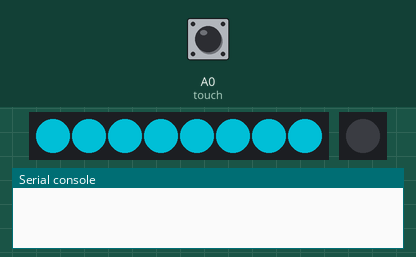
The program below on a simulated CircuitPython board. On the bench: 8 RGB LEDs in strip order, left to right, 1 RGB LEDs in strip order, left to right, the last lines printed to the serial console. The test bench sets the inputs (shaded band); at power-on: A0 (touch) LOW. Dim RGB values are drawn brighter than linear; touch pads read as touched when driven HIGH.

Above: at 1.2 s.
1.3 s: A0 (touch) pulled HIGH for 3.2 s
At 5.0 s:
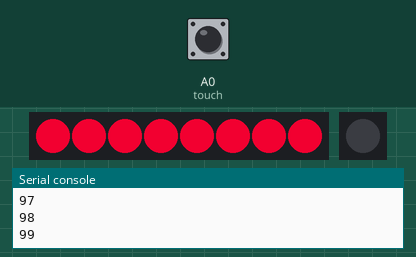
6.0 s: A0 (touch) pulled HIGH for 1 s
At 6.38 s:
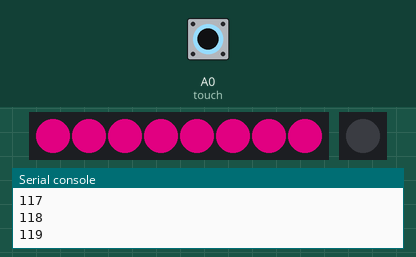
8.5 s: A0 (touch) pulled HIGH for 0.15 s
At 9.8 s:
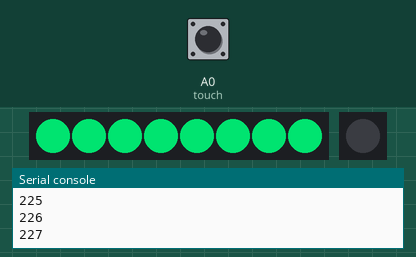
10.1 s: A0 (touch) pulled HIGH for 0.15 s
At 11.0 s:
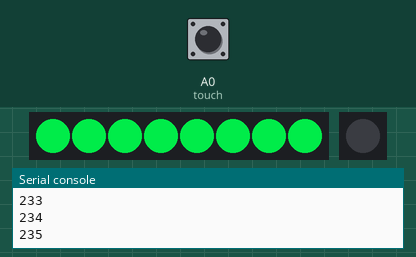
Timing chart, 0 to 12.7 s (numbered marks = the images above; inputs shaded):
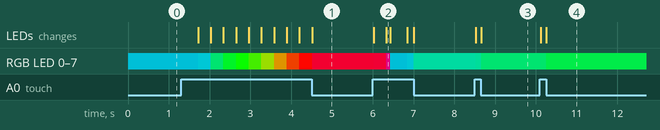

Measured:
- after the input at 1.3 s, RGB LED 0–7: RGB(0, 120, 135) → RGB(0, 123, 132) after 0.42 s, → RGB(0, 171, 84) 0.31 s later, → RGB(0, 219, 36) 0.31 s later, → RGB(9, 246, 0) 0.31 s later, … (10 changes in this stretch); the LEDs: first change after 0.42 s (image 1 shows a later state)
- after the input at 6.0 s, RGB LED 0–7: RGB(213, 0, 42) → RGB(210, 0, 45) at once, → RGB(162, 0, 93) 0.31 s later, → RGB(0, 120, 135) 0.10 s later, → RGB(0, 123, 132) 0.42 s later, … (5 changes in this stretch)
- after the input at 8.5 s, RGB LED 0–7: RGB(0, 147, 108) → RGB(0, 150, 105) at once, → RGB(0, 171, 84) 0.13 s later; the LEDs: first change at once (image 3 shows a later state)
- after the input at 10.1 s, RGB LED 0–7: RGB(0, 171, 84) → RGB(0, 174, 81) at once, → RGB(0, 195, 60) 0.13 s later; the LEDs: first change at once (image 4 shows a later state)

The program:

mainCOLORTEST2.py
```python
import time
import board
import busio
import adafruit_sgp30
import neopixel
import touchio
from analogio import AnalogIn

from helpers import *

PIXEL_PIN = board.D11
NUM_PIXELS = 8

# pin with touch sensitivity
TOUCH_PIN = board.A0

DISPLAY_BRIGHTNESS = 1

# in each mode, how much to dim the pixels and how many of the pixels to light
DEFAULT_DIM_FACTOR = 1 # don't dim in mode 0
DEFAULT_DIM_MAPPING = [1,1,1,1,1,1,1,1]

FIRST_DIM_FACTOR  = 1 # don't dim
FIRST_DIM_MAPPING = [0,1,0,0,1,0,0,1]

SECOND_DIM_FACTOR = 20 # dim a lot mode 2
SECOND_DIM_MAPPING = [1,0,0,0,0,0,0,0]

# set up pixel array
pixels = neopixel.NeoPixel(PIXEL_PIN, NUM_PIXELS, brightness=DISPLAY_BRIGHTNESS, auto_write=True)

touch_pad = TOUCH_PIN
touch = touchio.TouchIn(touch_pad)

# VBatAnalogIn = AnalogIn(VBATPIN)
# def getBatteryVoltage():
#     return getVoltage(VBatAnalogIn) * 2

# Turn off board neopixel
neopixel.NeoPixel(board.NEOPIXEL, 1, auto_write=True)[0] = 0

# shows the color, lighting the pixels corresponding to 1s in a binary array
def showColor(color, mapping=[1,1,1,1,1,1,1,1]):
    # crawl the mapping and only light up the pixels which should be activated
    for n,m in enumerate(mapping):
        if m == 1:
            pixels[n] = displayColor
        else:
            pixels[n] = 0

tick = int(time.monotonic())

touched = False
mode = 0

color = 210

while True:

    # increase color value
    if touch.value:
        if color == 255:
            color = 0
        elif color == 210:
            time.sleep(.4)
            color += 1
        elif color == 120:
            color = 210
        else:
            color += 1

        print(color)
        time.sleep(0.015)

    c = wheel(color)
    if mode == 0:
        displayColor = c # don't dim
        pixelMapping = DEFAULT_DIM_MAPPING
    elif mode == 1:
        displayColor = dim(c, FIRST_DIM_FACTOR)
        pixelMapping = FIRST_DIM_MAPPING
    elif mode == 2:
        displayColor = dim(c, SECOND_DIM_FACTOR) # SuperDim for nighttime :)
        pixelMapping = SECOND_DIM_MAPPING

    showColor(displayColor, pixelMapping)
```

helpers.py
```python
import time

MAX_MODE = 3

def wheel(pos):
    # Input a value 0 to 255 to get a color value.
    # The colours are a transition r - g - b - back to r.
    if pos < 0 or pos > 255:
        r = g = b = 0
    elif pos < 85:
        r = int(pos * 3)
        g = int(255 - pos*3)
        b = 0
    elif pos < 170:
        pos -= 85
        r = int(255 - pos*3)
        g = 0
        b = int(pos*3)
    else:
        pos -= 170
        r = 0
        g = int(pos*3)
        b = int(255 - pos*3)
    return (r, g, b)

# x    input value;
# a,b  input range
# c,d  output range
# y    return value
def mapFromTo(x,a,b,c,d):
   y=(x-a)/(b-a)*(d-c)+c
   return y

# returns bool: whether n is in the given range
# lower inclusive, upper exclusive (min <= n < max)
def inRange(n, min, max):
    return n < max and n >= min

def dim(color, factor):
    r, g, b = color
    dimmedColor = int(r/factor), int(g/factor), int(b/factor)
    return dimmedColor

def getVoltage(pin):
    return (pin.value * 3.3) / 65536

# pulses the input color's brightness according to the device time
# speed: the speed at which the pulse pulses. 100 is medium, 300 is very slow.
# depth: how dim the pulse gets at its dimmest. higher values are less
#        dim. 10 is medium, 2 is very deep, 30 is very shallow.
def pulse(color, speed, depth):
    milliseconds = int(time.monotonic()*100)
    # print("time:",time.monotonic())
    timeValue = abs(milliseconds % speed - speed//2)
    # print(timeValue)
    dimAmount = timeValue/depth + 1
    # print(dimAmount)
    return dim(color, dimAmount)

def increment(mode):
    if mode == MAX_MODE:
        return 0
    else:
        return mode + 1
```
